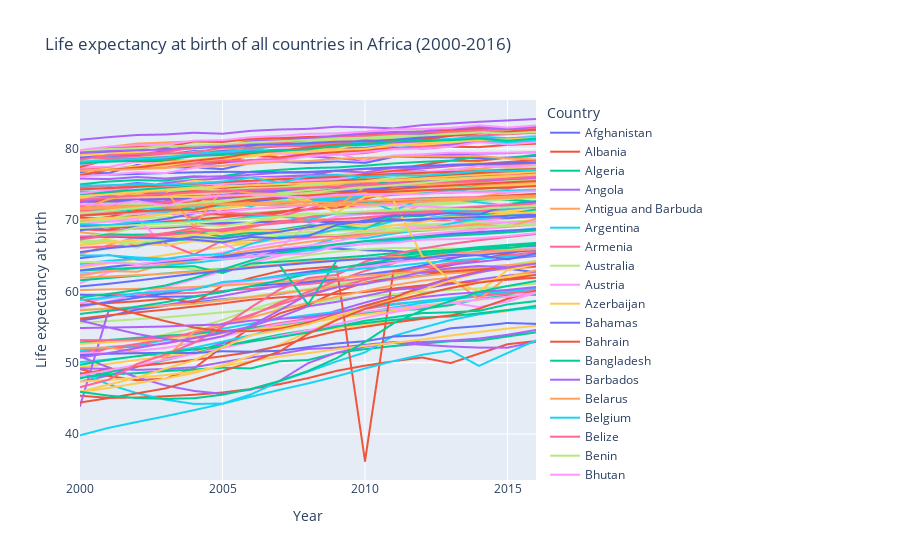

Notebook code for this chart:
### Markdown cell above
## LIFE EXPECTANCY ANALYSIS

### Code cell
# Life expectancy at birth of all countries in Africa (2000-2016)

growth = pd.read_sql('select country as "Country", life_expect as "Life expectancy at birth", year as "Year" from main group by "Country", "Year" order by "Year";', conn)
px.line(growth, x="Year", y="Life expectancy at birth", line_group="Country", hover_name="Country", color="Country", title="Life expectancy at birth of all countries in Africa (2000-2016)")
